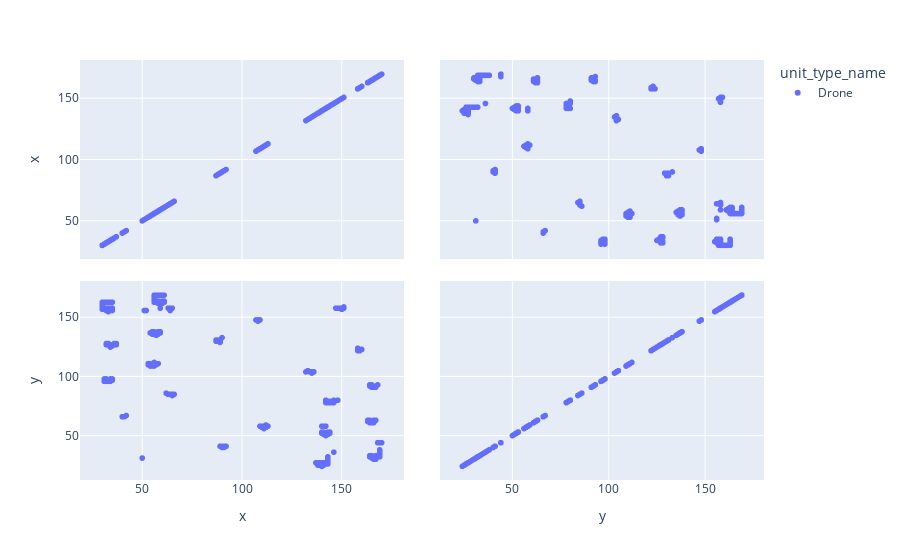

Notebook source saved alongside this figure:
### Code cell
unit_born_ec_le = (
    unit_born_df.join(details_df, on="ext_fs_replay_sha256", how="inner")
    .filter(
        (pl.col("ext_replay_detail_player_name") == "2-1-8459957-Sazed")
        & (pl.col("title") == "Emerald City LE")
        & (pl.col("unit_type_name") == "Drone")
    )
    .select([pl.col("x"), pl.col("y"), pl.col("unit_type_name")])
    .group_by(["x", "y", "unit_type_name"])
    .agg(pl.sum("unit_type_name").alias("count"))
    .collect()
)
fig = px.scatter_matrix(unit_born_ec_le, dimensions=["x", "y"], color="unit_type_name")
fig.show()

### Figure 1 — Plotly figure (JSON) as saved in the notebook; plotly's stock layout.template omitted (floating-point values rounded to 4 significant figures; data arrays with more than 128 entries replaced by an {"elided": "..."} marker saying what was removed)
{"data": [{"dimensions": [{"axis": {"matches": true}, "label": "x", "values": {"elided": "268 int values"}}, {"axis": {"matches": true}, "label": "y", "values": {"elided": "268 int values"}}], "hovertemplate": "unit_type_name=Drone<br>%{xaxis.title.text}=%{x}<br>%{yaxis.title.text}=%{y}<extra></extra>", "legendgroup": "Drone", "marker": {"color": "#636efa", "symbol": "circle"}, "name": "Drone", "showlegend": true, "type": "splom"}], "layout": {"autosize": true, "dragmode": "select", "legend": {"title": {"text": "unit_type_name"}, "tracegroupgap": 0}, "margin": {"t": 60}, "xaxis": {"autorange": true, "range": [15.46, 184.5], "type": "linear"}, "xaxis2": {"autorange": true, "range": [8.943, 184.1], "type": "linear"}, "yaxis": {"autorange": true, "range": [15.46, 184.5], "type": "linear"}, "yaxis2": {"autorange": true, "range": [8.943, 184.1], "type": "linear"}}}
